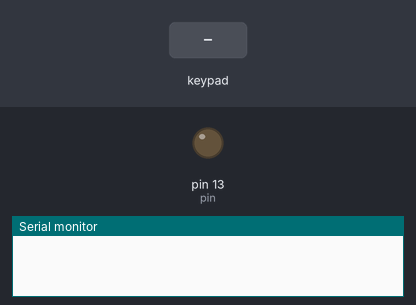
A sketch run on a simulated Arduino Uno, built with avr-gcc and run on an emulated ATmega328P. Shown: output pins drawn as LEDs (lit = HIGH), the last lines printed to the serial monitor. Dashed ring = blinking. Inputs (shaded band) come from the test bench.

Above: at 1.2 s.
1.3 s: keypad keys 5 4 3 2 pressed 0.4 s apart
At 1.6 s:
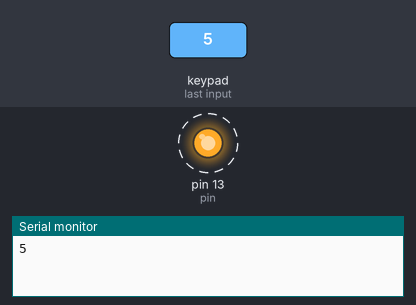
5.9 s: key '*' pressed
At 6.6 s:
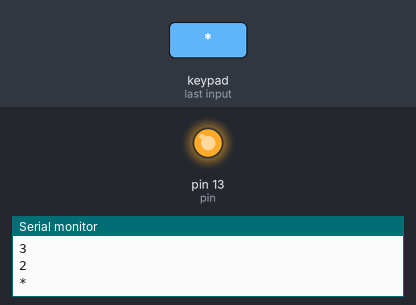
7.4 s: key '#' pressed
At 9.5 s:
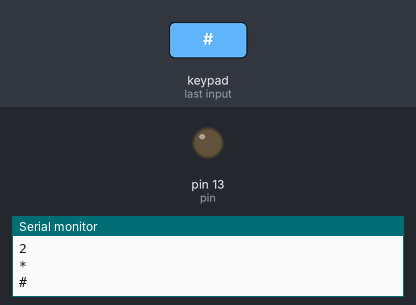
Timing chart, 0 to 11.0 s (numbered marks = the images above; inputs shaded):
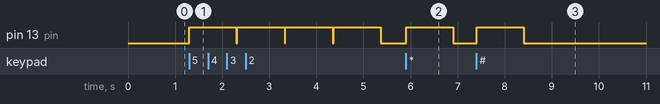

Measured:
- after the input at 1.3 s, pin 13 (pin): alternates HIGH for 1.0 s and LOW for 0.02 s, starting at once
- after the input at 5.9 s, pin 13 (pin): LOW → HIGH at once, → LOW 1.0 s later
- after the input at 7.4 s, pin 13 (pin): LOW → HIGH at once, → LOW 1.0 s later

The sketch:

HelloKeypad.ino
```cpp
/* @file HelloKeypad.pde
|| @version 1.0
|| @author Alexander Brevig
|| @contact alexanderbrevig@gmail.com
||# GET 6 DIGIT NUMBER FROM KEYPAD 9304  GETS ITS HASH AND STORE. NEXT USER ENTERS 9304
|| @description
|| | Demonstrates the simplest use of the matrix Keypad library.
|| #
*/
#include <Keypad.h>
#define ON HIGH
#define OFF LOW

const byte ROWS = 4; //four rows
const byte COLS = 3; //three columns
int pin = 13;

char keys[ROWS][COLS] = {
  {'1','2','3'},
  {'4','5','6'},
  {'7','8','9'},
  {'*','0','#'}
};
byte rowPins[ROWS] = {5, 4, 3, 2}; //connect to the row pinouts of the keypad
byte colPins[COLS] = {8, 7, 6}; //connect to the column pinouts of the keypad

Keypad keypad = Keypad( makeKeymap(keys), rowPins, colPins, ROWS, COLS );

void setup(){
  Serial.begin(9600);
  pinMode(pin, OUTPUT);
}

void loop(){
  char key = keypad.getKey();

  if (key){
    Serial.println(key);
    digitalWrite(pin, ON);
    delay(1000);
    digitalWrite(pin, OFF);

  }


}
```
